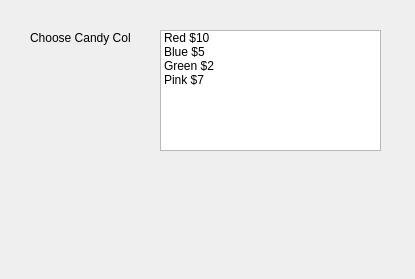
<?xml version="1.0" encoding="UTF-8"?>
<ui version="4.0">
 <class>Dialog</class>
 <widget class="QDialog" name="Dialog">
  <property name="geometry">
   <rect>
    <x>0</x>
    <y>0</y>
    <width>415</width>
    <height>279</height>
   </rect>
  </property>
  <property name="windowTitle">
   <string>Dialog</string>
  </property>
  <widget class="QListWidget" name="listWidgetColors">
   <property name="geometry">
    <rect>
     <x>160</x>
     <y>30</y>
     <width>221</width>
     <height>121</height>
    </rect>
   </property>
   <item>
    <property name="text">
     <string>Red $10</string>
    </property>
   </item>
   <item>
    <property name="text">
     <string>Blue $5</string>
    </property>
   </item>
   <item>
    <property name="text">
     <string>Green $2</string>
    </property>
   </item>
   <item>
    <property name="text">
     <string>Pink $7</string>
    </property>
   </item>
  </widget>
  <widget class="QLabel" name="_label">
   <property name="geometry">
    <rect>
     <x>30</x>
     <y>30</y>
     <width>101</width>
     <height>16</height>
    </rect>
   </property>
   <property name="text">
    <string>Choose Candy Color</string>
   </property>
  </widget>
  <widget class="QLabel" name="labelResult">
   <property name="geometry">
    <rect>
     <x>100</x>
     <y>220</y>
     <width>191</width>
     <height>16</height>
    </rect>
   </property>
   <property name="text">
    <string/>
   </property>
  </widget>
 </widget>
 <resources/>
 <connections/>
</ui>
